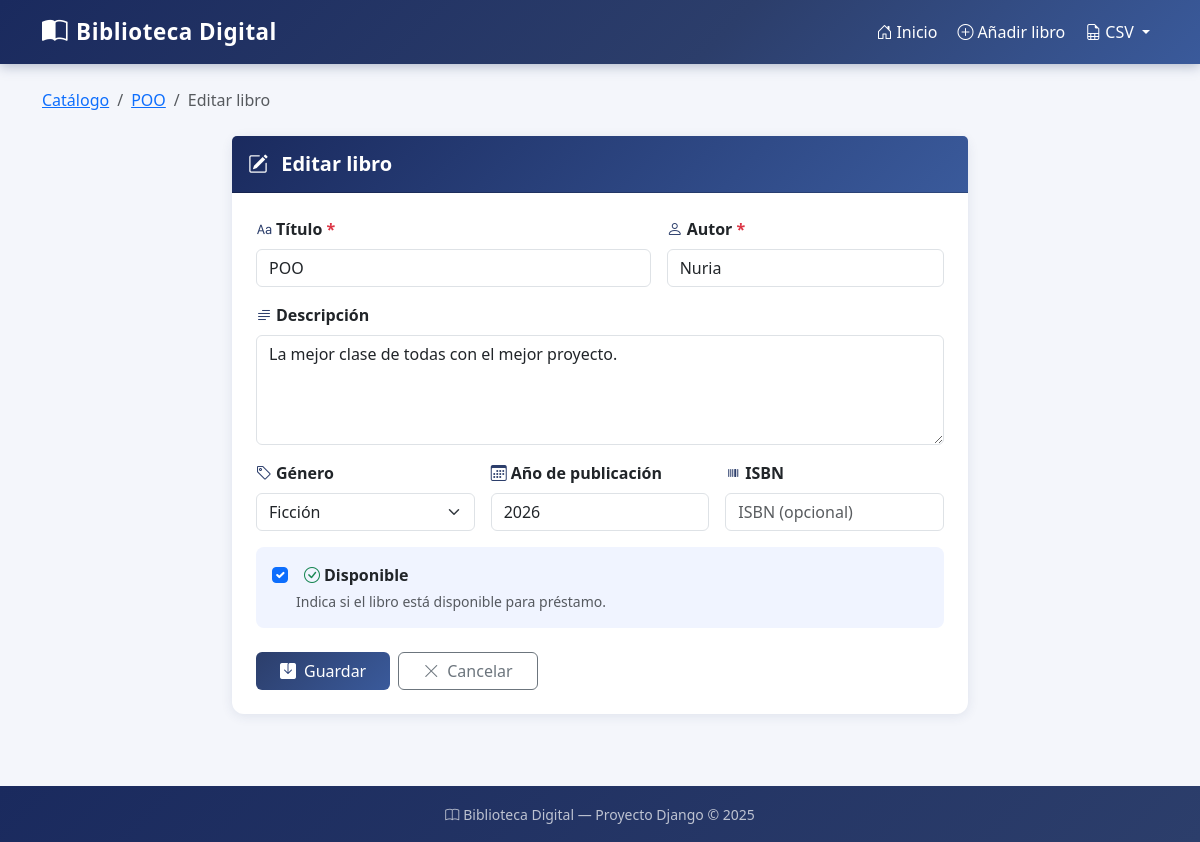
Screenshot of /libro/3/editar/ with the database file from the repository.
### biblioteca/models.py (models this page shows, shortened)
class Libro(models.Model):
    GENEROS = [
        ('ficcion', 'Ficción'),
        ('no_ficcion', 'No Ficción'),
        ('ciencia', 'Ciencia'),
        ('historia', 'Historia'),
        ('biografia', 'Biografía'),
        ('fantasia', 'Fantasía'),
        ('terror', 'Terror'),
        ('romance', 'Romance'),
        ('infantil', 'Infantil'),
        ('otro', 'Otro'),
    ]
    titulo = models.CharField(max_length=200)
    autor = models.CharField(max_length=150)
    descripcion = models.TextField(blank=True, default='')
    genero = models.CharField(max_length=50, choices=GENEROS, default='otro')
    anio_publicacion = models.IntegerField(null=True, blank=True)
    isbn = models.CharField(max_length=20, blank=True, default='')
    disponible = models.BooleanField(default=True)
    fecha_creacion = models.DateTimeField(auto_now_add=True)
    class Meta:
        ordering = ['-fecha_creacion']
        verbose_name = 'Libro'
        verbose_name_plural = 'Libros'

### biblioteca/views.py (the view)
# urls.py: path('libro/<int:pk>/editar/', views.libro_edit, name='libro_edit'),
def libro_edit(request, pk):
    libro = get_object_or_404(Libro, pk=pk)
    if request.method == 'POST':
        form = LibroForm(request.POST, instance=libro)
        if form.is_valid():
            form.save()
            messages.success(request, f'✅ El libro "{libro.titulo}" ha sido actualizado.')
            return redirect('libro_list')
    else:
        form = LibroForm(instance=libro)
    return render(request, 'biblioteca/libro_form.html', {'form': form, 'accion': 'Editar', 'libro': libro})

### biblioteca/templates/biblioteca/libro_form.html (shortened to what this page needs)
{% extends 'biblioteca/base.html' %}
{% block content %}
<nav aria-label="breadcrumb" class="mb-4">
    <ol class="breadcrumb">
        <li class="breadcrumb-item"><a href="{% url 'libro_list' %}">Catálogo</a></li>
        {% if libro %}
        <li class="breadcrumb-item"><a href="{% url 'libro_detail' libro.pk %}">{{ libro.titulo|truncatechars:30 }}</a></li>
        {% endif %}
        <li class="breadcrumb-item active">{{ accion }} libro</li>
    </ol>
</nav>
<div class="row justify-content-center">
    <div class="col-lg-8">
        <div class="card">
            <div class="card-header py-3" style="background:linear-gradient(135deg,#1a2a5e,#3a5a9b); color:white;">
                <h5 class="mb-0 fw-bold">
                    <i class="bi bi-{% if accion == 'Añadir' %}plus-circle{% else %}pencil-square{% endif %} me-2"></i>
                    {{ accion }} libro
                </h5>
            </div>
            <div class="card-body p-4">
                <form method="post" novalidate>
                    <div class="row g-3 mb-3">
                        <div class="col-md-7">
                            <label class="form-label fw-semibold">
                                <i class="bi bi-type me-1 text-primary"></i>{{ form.titulo.label }}
                                <span class="text-danger">*</span>
                            </label>
                            {{ form.titulo }}
                        </div>
                        <div class="col-md-5">
                            <label class="form-label fw-semibold">
                                <i class="bi bi-person me-1 text-primary"></i>{{ form.autor.label }}
                                <span class="text-danger">*</span>
                            </label>
                            {{ form.autor }}
                        </div>
                    </div>
                    <div class="mb-3">
                        <label class="form-label fw-semibold">
                            <i class="bi bi-text-paragraph me-1 text-primary"></i>{{ form.descripcion.label }}
                        </label>
                        {{ form.descripcion }}
                    </div>
                    <div class="row g-3 mb-3">
                        <div class="col-md-4">
                            <label class="form-label fw-semibold">
                                <i class="bi bi-tag me-1 text-primary"></i>{{ form.genero.label }}
                            </label>
                            {{ form.genero }}
                        </div>
                        <div class="col-md-4">
                            <label class="form-label fw-semibold">
                                <i class="bi bi-calendar3 me-1 text-primary"></i>{{ form.anio_publicacion.label }}
                            </label>
                            {{ form.anio_publicacion }}
                        </div>
                        <div class="col-md-4">
                            <label class="form-label fw-semibold">
                                <i class="bi bi-upc me-1 text-primary"></i>{{ form.isbn.label }}
                            </label>
                            {{ form.isbn }}
                        </div>
                    </div>
                    <div class="mb-4 p-3 rounded-3" style="background:#f0f4ff;">
                        <div class="form-check">
                            {{ form.disponible }}
                            <label class="form-check-label fw-semibold ms-2" for="{{ form.disponible.id_for_label }}">
                                <i class="bi bi-check-circle me-1 text-success"></i>{{ form.disponible.label }}
                            </label>
                        </div>
                        <div class="text-muted small mt-1 ms-4">Indica si el libro está disponible para préstamo.</div>
                    </div>
                    <div class="d-flex gap-2">
                        <button type="submit" class="btn btn-primary px-4">
                            <i class="bi bi-save-fill me-2"></i>Guardar
                        </button>
                        <a href="{% if libro %}{% url 'libro_detail' libro.pk %}{% else %}{% url 'libro_list' %}{% endif %}"
                           class="btn btn-outline-secondary px-4">
                            <i class="bi bi-x-lg me-2"></i>Cancelar
                        </a>
                    </div>
                </form>
            </div>
        </div>
    </div>
</div>
{% endblock %}

### biblioteca/templates/biblioteca/base.html (style rules this page uses)
:root { --bs-primary: #2c3e6b; --bs-primary-rgb: 44, 62, 107; }
body { background-color: #f4f6fb; font-family: 'Segoe UI', system-ui, sans-serif; }
.card { border: none; border-radius: 12px; box-shadow: 0 2px 12px rgba(44,62,107,.10); transition: transform .18s, box-shadow .18s; }
.btn-primary { background: linear-gradient(135deg, #2c3e6b, #3a5a9b); border: none; }

### rows the page displays
Libro: titulo "POO", autor "Nuria", descripcion "La mejor clase de todas con el mejor proyecto.", genero "Ficción", anio_publicacion "2026", disponible "☑"

### other values shown
{{ accion }} "Editar"
